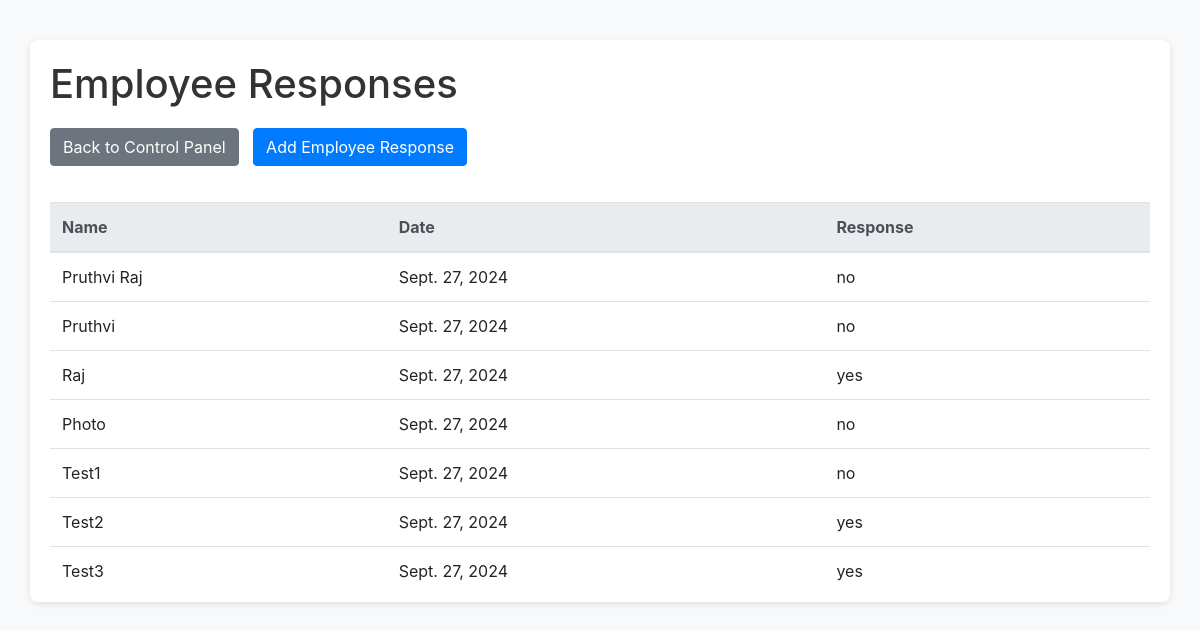
The page /api/employee-responses/ on the database its author committed.
### sender_app/models.py (models this page shows, shortened)
class EmployeeResponse(models.Model):
    employee = models.ForeignKey(Employee, on_delete=models.CASCADE)
    date = models.DateField()
    response = models.CharField(max_length=3, choices=[('yes', 'Yes'), ('no', 'No')])
    created_at = models.DateTimeField(auto_now_add=True)
    updated_at = models.DateTimeField(auto_now=True)
    class Meta:
        unique_together = ('employee', 'date')

class Employee(models.Model):
    user_id = models.AutoField(primary_key=True)
    name = models.CharField(max_length=100)
    email = EncryptedEmailField(max_length=254, unique=True)
    created_at = models.DateTimeField(auto_now_add=True)
    updated_at = models.DateTimeField(auto_now=True)

### sender_app/views.py (the view)
# urls.py: path('employee-responses/', EmployeeResponsesView.as_view(), name='employee_responses'),
class EmployeeResponsesView(View):
    def get(self, request):
        responses = EmployeeResponse.objects.all().select_related('employee').order_by('-date')
        return render(request, 'email_sender_app/employees_responses.html', {'responses': responses})

### sender_app/templates/email_sender_app/employees_responses.html (shortened to what this page needs)
<!DOCTYPE html>
<html lang="en">
<head>
    <link rel="stylesheet" href="https://stackpath.bootstrapcdn.com/bootstrap/4.5.2/css/bootstrap.min.css">
</head>
<body>
    <div class="container">
        <h1>Employee Responses</h1>
        <div class="mb-3">
            <a href="{% url 'control_panel' %}" class="btn btn-secondary btn-space">Back to Control Panel</a>
            <a href="{% url 'add_employee_response' %}" class="btn btn-primary">Add Employee Response</a>
        </div>
        <div class="scrollable-table">
            <table class="table">
                <thead class="thead-light">
                    <tr>
                        <th>Name</th>
                        <th>Date</th>
                        <th>Response</th>
                    </tr>
                </thead>
                <tbody>
                    {% for response in responses %}
                    <tr>
                        <td>{{ response.employee.name }}</td>
                        <td>{{ response.date }}</td>
                        <td>{{ response.response }}</td>
                    </tr>
                    {% endfor %}
                </tbody>
            </table>
        </div>
    </div>
</body>
</html>

### sender_app/templates/email_sender_app/employees_responses.html (style rules this page uses)
body { background-color: #f8f9fa; }
.container { background-color: #ffffff; padding: 20px; border-radius: 8px; box-shadow: 0 2px 6px rgba(0, 0, 0, 0.1); margin-top: 40px; margin-bottom: 40px; }
h1 { color: #333; margin-bottom: 20px; }
.scrollable-table { overflow-y: auto; height: 400px; }
.table { margin-top: 20px; }
.btn-space { margin-right: 10px; }

### rows shown on the page
EmployeeResponse: employee.name "Pruthvi Raj", date "Sept. 27, 2024", response "no"
EmployeeResponse: employee.name "Pruthvi", date "Sept. 27, 2024", response "no"
EmployeeResponse: employee.name "Raj", date "Sept. 27, 2024", response "yes"
EmployeeResponse: employee.name "Photo", date "Sept. 27, 2024", response "no"
EmployeeResponse: employee.name "Test1", date "Sept. 27, 2024", response "no"
EmployeeResponse: employee.name "Test2", date "Sept. 27, 2024", response "yes"
EmployeeResponse: employee.name "Test3", date "Sept. 27, 2024", response "yes"
